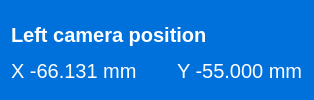
         <widget class="QWidget" name="widget_8" native="true">
          <property name="styleSheet">
           <string notr="true">background-color: #0070DB;
color: #fff;
font-size: 20px;</string>
          </property>
          <layout class="QVBoxLayout" name="verticalLayout_4">
           <item>
            <widget class="QLabel" name="label_4">
             <property name="font">
              <font>
               <pointsize>-1</pointsize>
               <bold>true</bold>
              </font>
             </property>
             <property name="styleSheet">
              <string notr="true"/>
             </property>
             <property name="text">
              <string>Left camera position</string>
             </property>
             <property name="alignment">
              <set>Qt::AlignmentFlag::AlignBottom|Qt::AlignmentFlag::AlignLeading|Qt::AlignmentFlag::AlignLeft</set>
             </property>
            </widget>
           </item>
           <item>
            <layout class="QHBoxLayout" name="horizontalLayout_3">
             <property name="spacing">
              <number>0</number>
             </property>
             <item>
              <widget class="QLabel" name="label_5">
               <property name="sizePolicy">
                <sizepolicy hsizetype="Fixed" vsizetype="Preferred">
                 <horstretch>0</horstretch>
                 <verstretch>0</verstretch>
                </sizepolicy>
               </property>
               <property name="text">
                <string>X -66.131 mm</string>
               </property>
              </widget>
             </item>
             <item>
              <spacer name="horizontalSpacer">
               <property name="orientation">
                <enum>Qt::Orientation::Horizontal</enum>
               </property>
               <property name="sizeType">
                <enum>QSizePolicy::Policy::Fixed</enum>
               </property>
               <property name="sizeHint" stdset="0">
                <size>
                 <width>40</width>
                 <height>20</height>
                </size>
               </property>
              </spacer>
             </item>
             <item>
              <widget class="QLabel" name="label_6">
               <property name="text">
                <string>Y -55.000 mm</string>
               </property>
              </widget>
             </item>
            </layout>
           </item>
          </layout>
         </widget>
